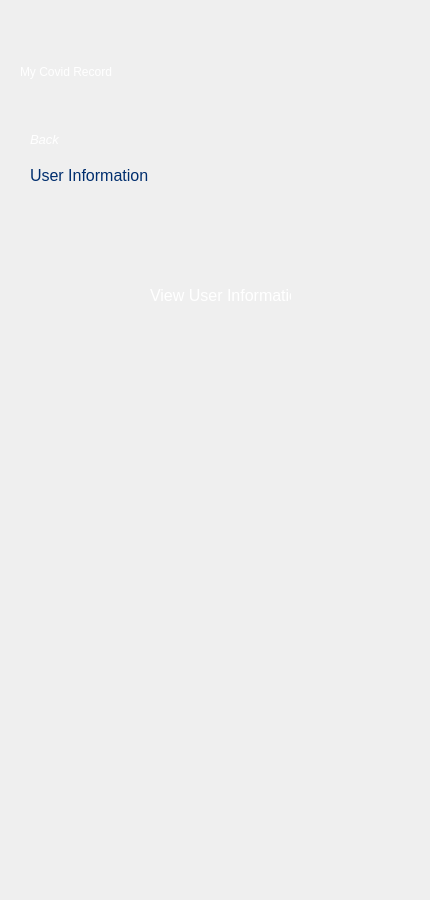
      <widget class="QWidget" name="adminLoginPage_4">
       <widget class="QLabel" name="myCovidRecordLabel_43">
        <property name="geometry">
         <rect>
          <x>30</x>
          <y>150</y>
          <width>131</width>
          <height>51</height>
         </rect>
        </property>
        <property name="styleSheet">
         <string notr="true">font: 700 16pt &quot;Fira Sans&quot;;
color: rgb(0, 46, 110);</string>
        </property>
        <property name="text">
         <string>&lt;html&gt;&lt;head/&gt;&lt;body&gt;&lt;p&gt;&lt;span style=&quot; font-size:12pt;&quot;&gt;User Information&lt;/span&gt;&lt;/p&gt;&lt;/body&gt;&lt;/html&gt;</string>
        </property>
       </widget>
       <widget class="QLabel" name="topLogoLable_39">
        <property name="geometry">
         <rect>
          <x>250</x>
          <y>40</y>
          <width>171</width>
          <height>81</height>
         </rect>
        </property>
        <property name="autoFillBackground">
         <bool>false</bool>
        </property>
        <property name="styleSheet">
         <string notr="true">color: rgb(255, 255, 255);</string>
        </property>
        <property name="text">
         <string>&lt;html&gt;&lt;head/&gt;&lt;body&gt;&lt;p&gt;&lt;img src=&quot;:/IconsAndImages/MOHLOgo2.png&quot;/&gt;&lt;/p&gt;&lt;/body&gt;&lt;/html&gt;</string>
        </property>
       </widget>
       <widget class="QLabel" name="backLabel_12">
        <property name="geometry">
         <rect>
          <x>30</x>
          <y>130</y>
          <width>41</width>
          <height>20</height>
         </rect>
        </property>
        <property name="styleSheet">
         <string notr="true">color: rgb(255, 255, 255);</string>
        </property>
        <property name="text">
         <string>&lt;html&gt;&lt;head/&gt;&lt;body&gt;&lt;p&gt;&lt;span style=&quot; font-size:10pt; font-style:italic;&quot;&gt;Back&lt;/span&gt;&lt;/p&gt;&lt;/body&gt;&lt;/html&gt;</string>
        </property>
       </widget>
       <widget class="QLabel" name="myCovidRecordLabel_44">
        <property name="geometry">
         <rect>
          <x>20</x>
          <y>60</y>
          <width>211</width>
          <height>24</height>
         </rect>
        </property>
        <property name="styleSheet">
         <string notr="true">font: 700 16pt &quot;Fira Sans&quot;;
color: rgb(255, 255, 255);</string>
        </property>
        <property name="text">
         <string>My Covid Record</string>
        </property>
       </widget>
       <widget class="QLabel" name="nzGovIconLabel_15">
        <property name="geometry">
         <rect>
          <x>110</x>
          <y>750</y>
          <width>231</width>
          <height>141</height>
         </rect>
        </property>
        <property name="text">
         <string>&lt;html&gt;&lt;head/&gt;&lt;body&gt;&lt;p&gt;&lt;img src=&quot;:/IconsAndImages/NZGovernmentLogo2.png&quot;/&gt;&lt;/p&gt;&lt;/body&gt;&lt;/html&gt;</string>
        </property>
       </widget>
       <widget class="QLabel" name="topLogoLable_40">
        <property name="geometry">
         <rect>
          <x>180</x>
          <y>190</y>
          <width>71</width>
          <height>81</height>
         </rect>
        </property>
        <property name="styleSheet">
         <string notr="true">color: rgb(255, 255, 255);</string>
        </property>
        <property name="text">
         <string>&lt;html&gt;&lt;head/&gt;&lt;body&gt;&lt;p&gt;&lt;img src=&quot;:/IconsAndImages/user.png&quot;/&gt;&lt;/p&gt;&lt;/body&gt;&lt;/html&gt;</string>
        </property>
       </widget>
       <widget class="QLabel" name="topLogoLable_41">
        <property name="geometry">
         <rect>
          <x>140</x>
          <y>660</y>
          <width>171</width>
          <height>81</height>
         </rect>
        </property>
        <property name="autoFillBackground">
         <bool>false</bool>
        </property>
        <property name="styleSheet">
         <string notr="true">color: rgb(255, 255, 255);</string>
        </property>
        <property name="text">
         <string>&lt;html&gt;&lt;head/&gt;&lt;body&gt;&lt;p&gt;&lt;img src=&quot;:/IconsAndImages/MOHLOgo2.png&quot;/&gt;&lt;/p&gt;&lt;/body&gt;&lt;/html&gt;</string>
        </property>
       </widget>
       <widget class="QLabel" name="myCovidRecordLabel_45">
        <property name="geometry">
         <rect>
          <x>150</x>
          <y>270</y>
          <width>141</width>
          <height>51</height>
         </rect>
        </property>
        <property name="styleSheet">
         <string notr="true">font: 700 16pt &quot;Fira Sans&quot;;
color: rgb(0, 46, 110);</string>
        </property>
        <property name="text">
         <string>&lt;html&gt;&lt;head/&gt;&lt;body&gt;&lt;p&gt;&lt;span style=&quot; font-size:12pt; color:#ffffff;&quot;&gt;View User Information&lt;/span&gt;&lt;/p&gt;&lt;/body&gt;&lt;/html&gt;</string>
        </property>
       </widget>
      </widget>
